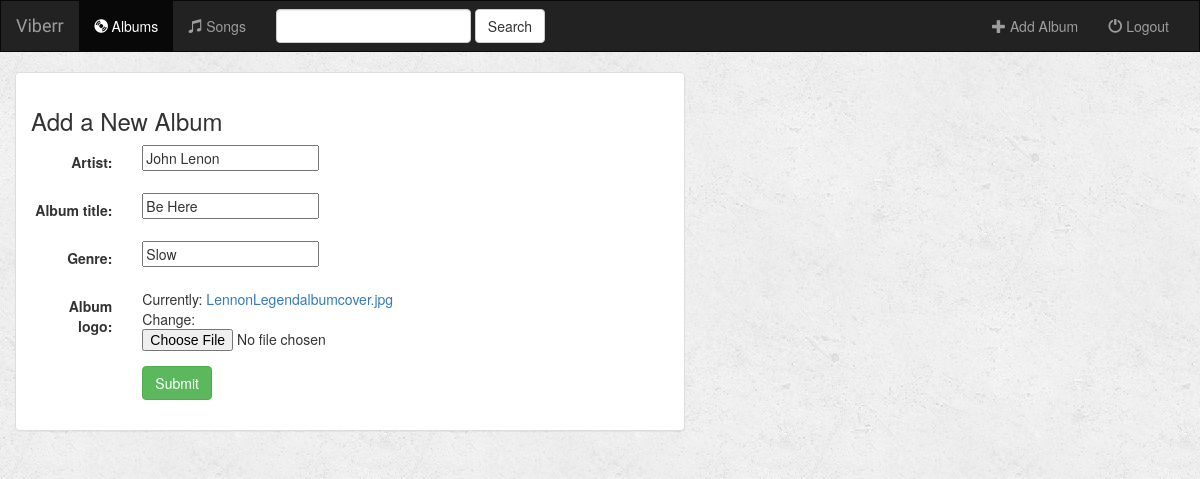
The page /music/album/1/ on the database as committed earlier.
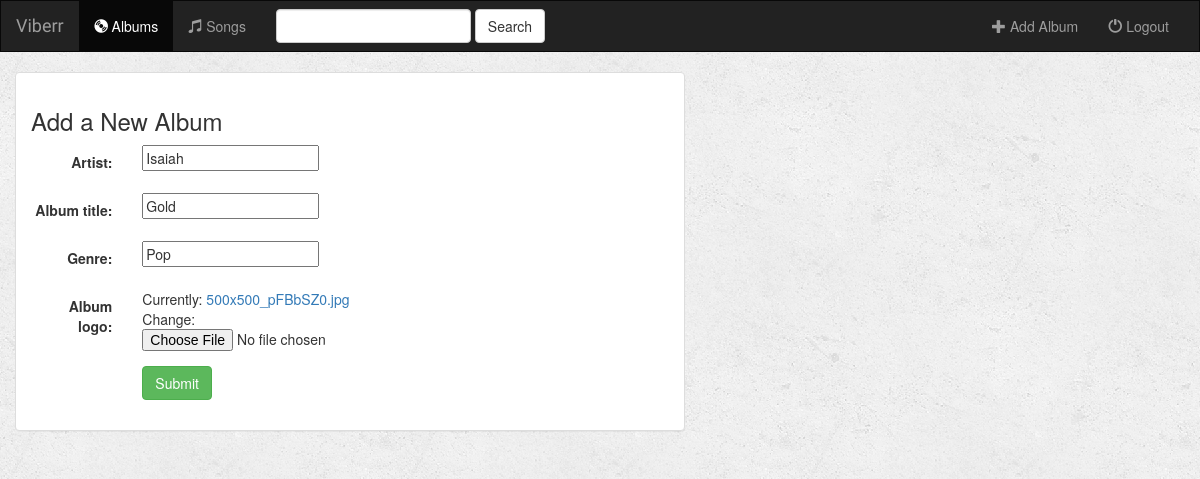
The same page on the database as committed later.
### music/models.py (models this page shows, shortened)
class Album(models.Model):
    artist = models.CharField(max_length=250)
    album_title = models.CharField(max_length=500)
    genre = models.CharField(max_length=100)
    album_logo = models.FileField()

### music/views.py (the view)
# urls.py: url(r'^album/(?P<pk>[0-9]+)/$', views.AlbumUpdate.as_view(), name='album-update'),
class AlbumUpdate(UpdateView):
    model = Album
    fields = ['artist', 'album_title', 'genre', 'album_logo']

### templates/music/album_form.html (shortened to what this page needs)
{% extends 'base.html' %}
{% block body %}
<div class="container-fluid">
    <div class="row">
        <div class="col-sm-12 col-md-7">
            <div class="panel panel-default">
                <div class="panel-body">
                    <h3>Add a New Album</h3>
                    <form class="form-horizontal" role="form" action="" method="post" enctype="multipart/form-data">
                        {% include 'form_template.html' %}
                        <div class="form-group">
                            <div class="col-sm-offset-2 col-sm-10">
                                <button type="submit" class="btn btn-success">Submit</button>
                            </div>
                        </div>
                    </form>
                </div>
            </div>
        </div>
    </div>
</div>
{% endblock %}

### templates/form_template.html (shortened to what this page needs)
{% for field in form %}
    <div class="form-group">
        <div class="col-sm-offset-2 col-sm-10">
        </div>
        <label class="control-label col-sm-2" for="song_title">{{ field.label_tag }}</label>
        <div class="col-sm-10">{{ field }}</div>
    </div>
{% endfor %}

Rows that differ between the two databases and show on the page:
changed Album: artist "John Lenon" → "Isaiah"; album_title "Be Here" → "Gold"; genre "Slow" → "Pop"
Other text that changed with them:
text no longer shown: "Currently: LennonLegendalbumcover.jpg Change:"
text now shown: "Currently: 500x500_pFBbSZ0.jpg Change:"
